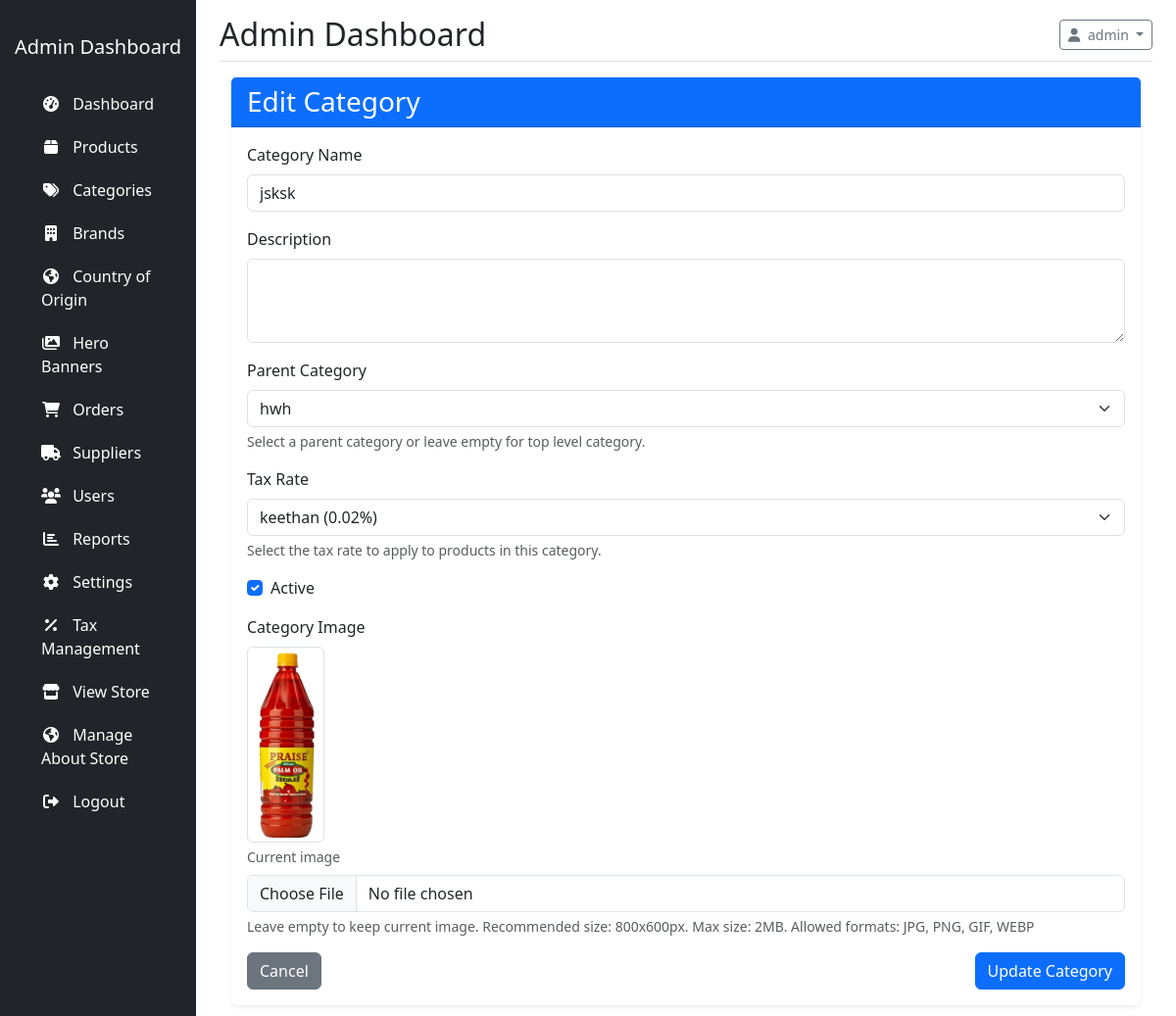
The app's page /?controller=category&action=edit&id=41 (signed in) with its own data.
### tables this page shows
CREATE TABLE IF NOT EXISTS `categories` (
  `id` int NOT NULL AUTO_INCREMENT,
  `name` varchar(100) NOT NULL,
  `description` text,
  `icon` varchar(50) DEFAULT NULL,
  `image` varchar(255) DEFAULT NULL,
  `parent_id` int DEFAULT NULL,
  `tax_id` int DEFAULT NULL,
  `status` tinyint(1) DEFAULT '1',
  `created_at` timestamp NULL DEFAULT CURRENT_TIMESTAMP,
  `updated_at` timestamp NULL DEFAULT CURRENT_TIMESTAMP ON UPDATE CURRENT_TIMESTAMP,
  `tax` int NOT NULL,
  PRIMARY KEY (`id`),
  KEY `parent_id` (`parent_id`)
);

CREATE TABLE IF NOT EXISTS `tax_rates` (
  `id` int NOT NULL AUTO_INCREMENT,
  `name` varchar(100) NOT NULL,
  `rate` decimal(10,2) NOT NULL,
  `is_active` tinyint(1) DEFAULT '1',
  `created_at` timestamp NULL DEFAULT CURRENT_TIMESTAMP,
  `updated_at` timestamp NULL DEFAULT CURRENT_TIMESTAMP ON UPDATE CURRENT_TIMESTAMP,
  PRIMARY KEY (`id`)
);

### config/database.php (called while the page is built, shortened)
<?php
class Database {
    private $host = DB_HOST;
    private $user = DB_USER;
    private $pass = DB_PASS;
    private $dbname = DB_NAME;
    private $conn;
    private $stmt;
    public function __construct() {
        $dsn = 'mysql:host=' . $this->host . ';dbname=' . $this->dbname;
        $options = array(
            PDO::ATTR_PERSISTENT => true,
            PDO::ATTR_ERRMODE => PDO::ERRMODE_EXCEPTION,
            PDO::ATTR_DEFAULT_FETCH_MODE => PDO::FETCH_ASSOC,
            PDO::ATTR_EMULATE_PREPARES => false
        );
        try {
            $this->conn = new PDO($dsn, $this->user, $this->pass, $options);
        } catch(PDOException $e) {
            $this->error = $e->getMessage();
        }
    }
    public function query($query) {
        $this->stmt = null;
        try {
            $this->stmt = $this->conn->prepare($query);
            return true;
        } catch(PDOException $e) {
            $this->error = $e->getMessage();
            error_log('PDO Query Error: ' . $this->error . ' - Query: ' . $query);
            throw $e;
        }
    }
    public function bind($param, $value, $type = null) {
        if(is_null($type)) {
            switch(true) {
                case is_int($value):
                    $type = PDO::PARAM_INT;
                    break;
                default:
                    $type = PDO::PARAM_STR;
            }
        }
        try {
            $result = $this->stmt->bindValue($param, $value, $type);
            return true;
        } catch(PDOException $e) {
            $this->error = $e->getMessage();
            error_log('PDO Bind Error: ' . $this->error . ' - Param: ' . $param);
            return false;
        }
    }
    public function execute() {
        try {
            return $this->stmt->execute();
        } catch(PDOException $e) {
            $this->error = $e->getMessage();
            error_log('Execute Error: ' . $this->error);
            return false;
        }
    }
    public function resultSet() {
        try {
            if(!$this->execute()) {
                return [];
            }
            return $this->stmt->fetchAll();
        } catch(PDOException $e) {
            $this->error = $e->getMessage();
            error_log('ResultSet Error: ' . $this->error);
            return [];
        }
    }
    public function single() {
        try {
            if(!$this->execute()) {
                return false;
            }
            return $this->stmt->fetch();
        } catch(PDOException $e) {
            $this->error = $e->getMessage();
            error_log('Single Error: ' . $this->error);
            return false;
        }
    }
    public function tableExists($table) {
        try {
            $result = $this->conn->query("SHOW TABLES LIKE '{$table}'");
            return $result->rowCount() > 0;
        } catch(PDOException $e) {
            $this->error = $e->getMessage();
            error_log('TableExists Error: ' . $this->error);
            return false;
        }
    }
    public function columnExists($table, $column) {
        try {
            $stmt = $this->conn->prepare("SHOW COLUMNS FROM `{$table}` LIKE :column");
            $stmt->bindValue(':column', $column, PDO::PARAM_STR);
            $stmt->execute();
            return $stmt->rowCount() > 0;
        } catch (PDOException $e) {
            $this->error = $e->getMessage();
            error_log('ColumnExists Error: ' . $this->error);
            return false;
        }
    }
}

### app/models/Model.php (called while the page is built, shortened)
<?php
require_once ROOT_PATH . 'config/database.php';
class Model {
    public function __construct() {
        try {
            $this->db = new Database();
        } catch (Exception $e) {
            error_log('Database connection error in Model: ' . $e->getMessage());
            throw new Exception('Failed to connect to database. Please check your configuration.');
        }
    }
}

### app/models/Category.php (called while the page is built, shortened)
<?php
class Category extends Model {
    protected $table = 'categories';
    public function getParentCategories() {
        if(!$this->db->tableExists($this->table)) {
            return [];
        }
        $sql = "SELECT * FROM {$this->table} WHERE parent_id IS NULL AND status = :status ORDER BY name ASC";
        if(!$this->db->query($sql)) {
            $this->lastError = $this->db->getError();
            return [];
        }
        if(!$this->db->bind(':status', 1)) {
            $this->lastError = $this->db->getError();
            return [];
        }
        return $this->db->resultSet();
    }
    public function getWithTax($id) {
        $sql = "SELECT c.*, p.name as parent_name
                FROM {$this->table} c
                LEFT JOIN {$this->table} p ON c.parent_id = p.id
                WHERE c.id = :id";
        if(!$this->db->query($sql)) {
            $this->lastError = $this->db->getError();
            return false;
        }
        $this->db->bind(':id', $id);
        $category = $this->db->single();
        if ($this->db->columnExists($this->table, 'tax_id') && !empty($category['tax_id']) && $this->db->tableExists('tax_rates')) {
            $taxSql = "SELECT name as tax_name, rate as tax_rate
                      FROM tax_rates
                      WHERE id = :tax_id";
            if($this->db->query($taxSql)) {
                $this->db->bind(':tax_id', $category['tax_id']);
                $taxData = $this->db->single();
                if ($taxData) {
                    $category = array_merge($category, $taxData);
                }
            }
        }
        return $category;
    }
}

### app/models/TaxModel.php (called while the page is built, shortened)
<?php
class TaxModel {
    private $db;
    private $table = 'tax_rates';
    public function __construct() {
        $this->db = new Database;
    }
    public function getTaxRates($activeOnly = true) {
        $sql = 'SELECT * FROM ' . $this->table;
        $params = [];
        if ($activeOnly) {
            $sql .= ' WHERE is_active = :is_active';
            $params[':is_active'] = 1;
        }
        $sql .= ' ORDER BY name ASC';
        $this->db->query($sql);
        foreach ($params as $key => $value) {
            $this->db->bind($key, $value);
        }
        $results = $this->db->resultSet();
        if (is_array($results)) {
            return array_map(function($item) {
                return (object)$item;
            }, $results);
        }
        return [];
    }
}

### app/views/admin/categories/edit.php (the view, shortened to what this page needs)
<?php require_once APP_PATH . 'views/admin/layouts/header.php'; ?>
<div class="container-fluid">
    <div class="row">
        <div class="col-md-12">
            <div class="card shadow-sm">
                <div class="card-header bg-primary text-white">
                    <h3 class="card-title mb-0">Edit Category</h3>
                </div>
                <div class="card-body">
                    <form action="<?php echo BASE_URL; ?>?controller=category&action=edit&id=<?php echo $category['id']; ?>" method="POST" enctype="multipart/form-data">
                        <div class="mb-3">
                            <label for="name" class="form-label">Category Name</label>
                            <input type="text" class="form-control <?php echo isset($errors['name']) ? 'is-invalid' : ''; ?>" id="name" name="name" value="<?php echo $category['name']; ?>" required>
                        </div>
                        <div class="mb-3">
                            <label for="description" class="form-label">Description</label>
                            <textarea class="form-control <?php echo isset($errors['description']) ? 'is-invalid' : ''; ?>" id="description" name="description" rows="3"><?php echo $category['description']; ?></textarea>
                        </div>
                        <div class="mb-3">
                            <label for="parent_id" class="form-label">Parent Category</label>
                            <select class="form-select <?php echo isset($errors['parent_id']) ? 'is-invalid' : ''; ?>" id="parent_id" name="parent_id">
                                <?php foreach($parentCategories as $parentCategory): ?>
                                    <?php if($parentCategory['id'] != $category['id']): ?>
                                        <option value="<?php echo $parentCategory['id']; ?>" <?php echo ($category['parent_id'] == $parentCategory['id']) ? 'selected' : ''; ?>>
                                            <?php echo $parentCategory['name']; ?>
                                        </option>
                                    <?php endif; ?>
                                <?php endforeach; ?>
                            </select>
                            <div class="form-text">Select a parent category or leave empty for top level category.</div>
                        </div>
                        <div class="mb-3">
                            <label for="tax_id" class="form-label">Tax Rate</label>
                            <select class="form-select <?php echo isset($errors['tax_id']) ? 'is-invalid' : ''; ?>" id="tax_id" name="tax_id">
                                <?php if (!empty($taxRates)): ?>
                                    <?php foreach($taxRates as $tax): ?>
                                        <option value="<?php echo $tax->id; ?>" <?php echo (isset($category['tax_id']) && $category['tax_id'] == $tax->id) ? 'selected' : ''; ?>>
                                            <?php echo htmlspecialchars($tax->name . ' (' . $tax->rate . '%)'); ?>
                                        </option>
                                    <?php endforeach; ?>
                                <?php endif; ?>
                            </select>
                            <div class="form-text">Select the tax rate to apply to products in this category.</div>
                        </div>
                        <div class="mb-3 form-check">
                            <input type="checkbox" class="form-check-input" id="status" name="status" value="1" <?php echo $category['status'] ? 'checked' : ''; ?>>
                            <label class="form-check-label" for="status">Active</label>
                        </div>
                        <div class="mb-3">
                            <label for="image" class="form-label">Category Image</label>
                            <?php if(!empty($category['image']) && file_exists($category['image'])): ?>
                                <div class="mb-2">
                                    <img src="<?php echo BASE_URL . $category['image']; ?>" alt="Current category image" class="img-thumbnail" style="max-width: 200px; max-height: 200px;">
                                    <div class="form-text mt-1">Current image</div>
                                </div>
                            <?php endif; ?>
                            <input type="file" class="form-control <?php echo isset($errors['image']) ? 'is-invalid' : ''; ?>" id="image" name="image" accept="image/*">
                            <div class="form-text">Leave empty to keep current image. Recommended size: 800x600px. Max size: 2MB. Allowed formats: JPG, PNG, GIF, WEBP</div>
                        </div>
                        <div class="d-flex justify-content-between">
                            <a href="<?php echo BASE_URL; ?>?controller=category&action=adminIndex" class="btn btn-secondary">Cancel</a>
                            <button type="submit" class="btn btn-primary">Update Category</button>
                        </div>
                    </form>
                </div>
            </div>
        </div>
    </div>
</div>
<?php require_once APP_PATH . 'views/admin/layouts/footer.php'; ?>

### public/assets/css/admin.css (style rules this page uses)
.card { border: none; box-shadow: 0 0.125rem 0.25rem rgba(0, 0, 0, 0.075); margin-bottom: 20px; }
.card-header { background-color: #f8f9fa; border-bottom: 1px solid rgba(0, 0, 0, 0.125); font-weight: 600; }

### records on screen
categories: name "jsksk", parent_id "hwh", tax_id "keethan (0.02%)", status "☑", image (picture)

### other values on screen
$_SESSION['user_name'] "admin"
